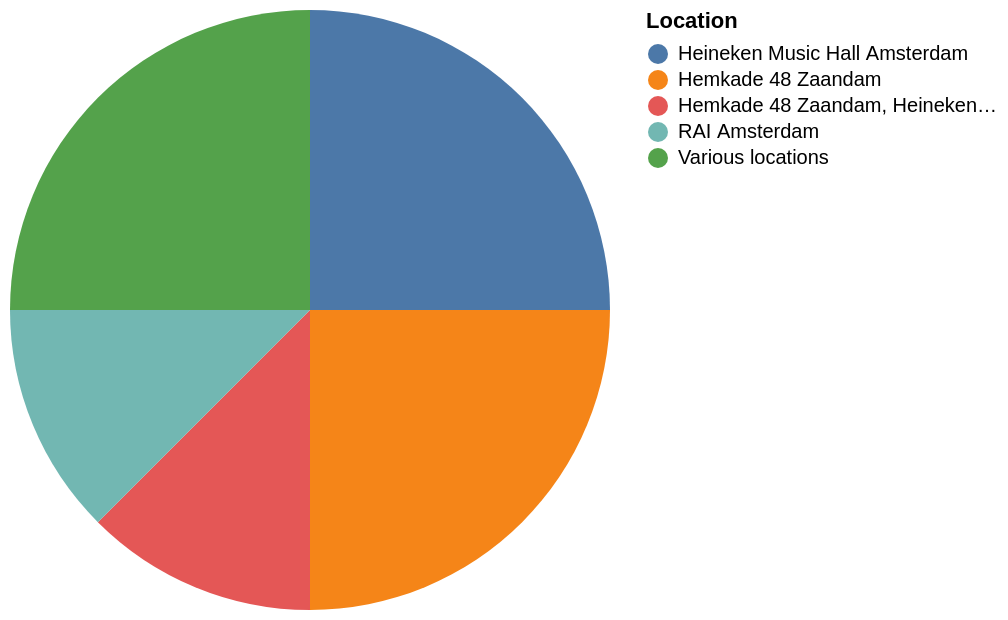

Write a Vega-Lite specification for this figure.
### Vega-Lite specification from a JSON file in a GitHub repository (floating-point values rounded to 4 significant figures)
{"data": {"values": [{"x_data": "Heineken Music Hall Amsterdam", "y_data": 2}, {"x_data": "Hemkade 48 Zaandam", "y_data": 2}, {"x_data": "Hemkade 48 Zaandam, Heineken Music Hall Amsterdam", "y_data": 1}, {"x_data": "RAI Amsterdam", "y_data": 1}, {"x_data": "Various locations", "y_data": 2}]}, "mark": "arc", "encoding": {"theta": {"field": "y_data", "type": "quantitative", "title": "COUNT(Location)"}, "color": {"field": "x_data", "type": "nominal", "title": "Location"}}}
